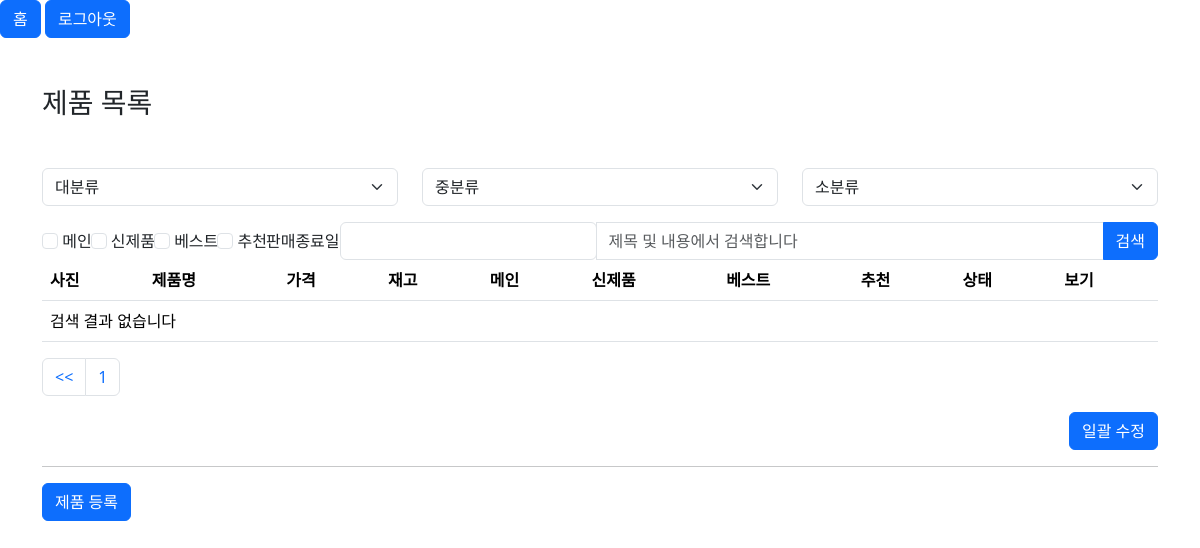
Before: /admin/product/product_list.php?pageNumber=2 (signed in) with the older database file.
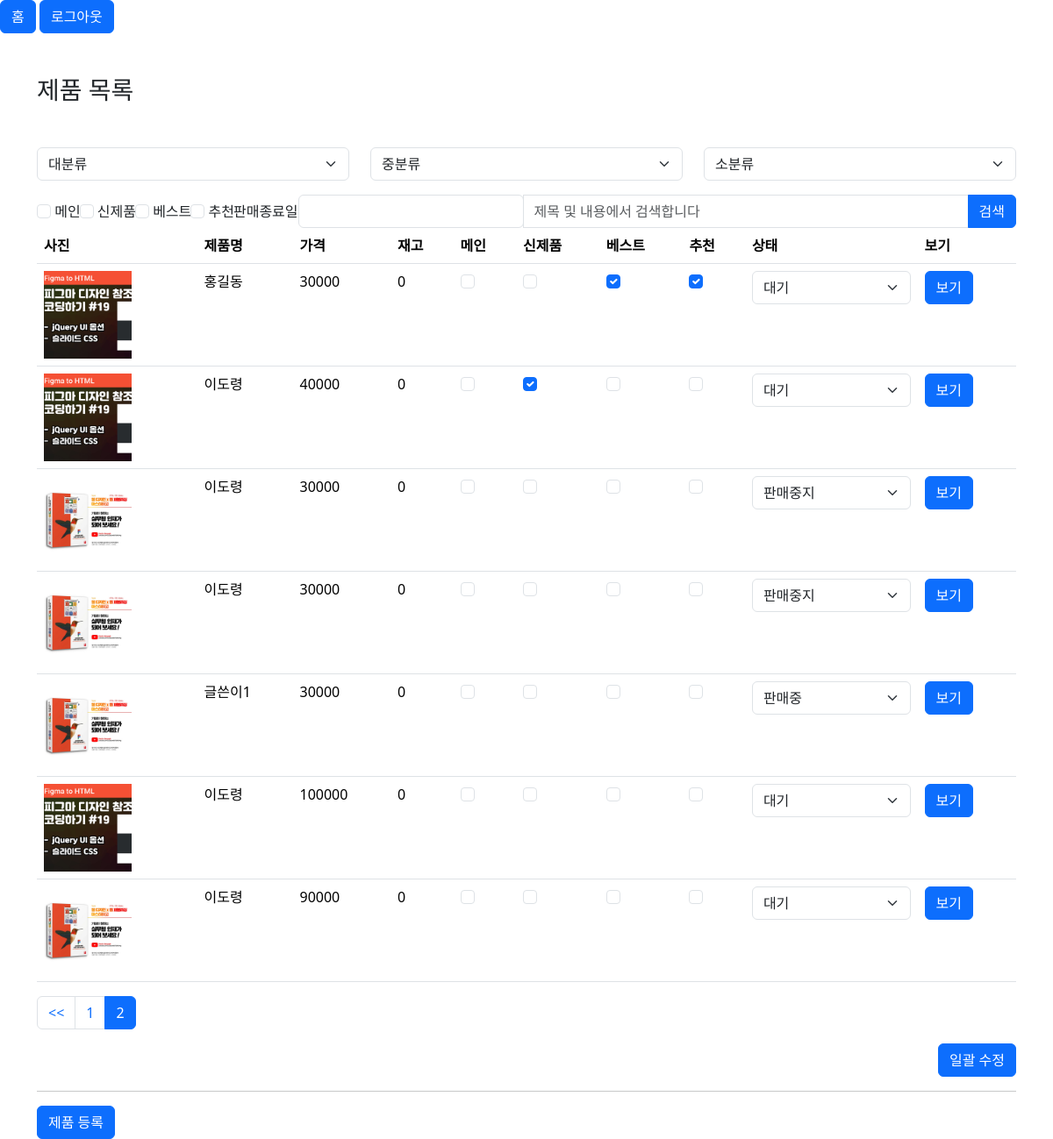
After: the same page with the newer database file.
### tables this page shows
CREATE TABLE `products` (
  `pid` int(11) NOT NULL,
  `name` varchar(500) NOT NULL,
  `cate` varchar(100) DEFAULT NULL,
  `content` text DEFAULT NULL,
  `thumbnail` varchar(100) DEFAULT NULL,
  `price` double DEFAULT NULL,
  `sale_price` double DEFAULT NULL,
  `sale_ratio` double DEFAULT NULL,
  `cnt` int(11) DEFAULT NULL,
  `sale_cnt` int(11) DEFAULT NULL,
  `isnew` tinyint(4) DEFAULT NULL,
  `isbest` tinyint(4) DEFAULT NULL,
  `isrecom` tinyint(4) DEFAULT NULL,
  `ismain` tinyint(4) DEFAULT NULL,
  `locate` tinyint(4) DEFAULT NULL,
  `userid` varchar(100) DEFAULT NULL,
  `sale_end_date` datetime DEFAULT NULL,
  `reg_date` datetime DEFAULT NULL,
  `status` tinyint(4) DEFAULT 0,
  `delivery_fee` double DEFAULT NULL,
  `file_table_id` varchar(50) DEFAULT NULL,
  `option_id` varchar(50) DEFAULT NULL
);

### admin/inc/pagenation.php (called while the page is built, shortened)
<?php
  $pageNumber = $_GET['pageNumber'] ?? 1;
  $pageCount = $_GET['pageCount'] ?? 10;
  $statLimit = ($pageNumber-1)*$pageCount;
  $endLimit = $pageCount;
  $pagesql = "SELECT COUNT(*) as cnt from $pagenationTarget";
  $page_result = $mysqli->query($pagesql);
  $page_row = $page_result->fetch_object();
  $row_num = $page_row->cnt;
  $block_ct = 5;
  $block_num = ceil($pageNumber/$block_ct);
  $block_start = (($block_num -1)*$block_ct) + 1;
  $block_end = $block_start + $block_ct -1;
  $total_page = ceil($row_num/$pageCount);
  if($block_end > $total_page) $block_end = $total_page;
  ?>

### admin/product/product_list.php (the view, shortened to what this page needs)
<?php
  include_once $_SERVER['DOCUMENT_ROOT'].'/abcmall/admin/inc/header.php';
  $pagenationTarget = 'products';
  include_once $_SERVER['DOCUMENT_ROOT'].'/abcmall/admin/inc/pagenation.php';
  $search_where = '';
  $sql = "SELECT * from products where 1=1" ;
  $sql .= $search_where;
  $order = " order by pid desc";
  $limit = " limit $statLimit, $endLimit";
  $query = $sql.$order.$limit;
  $result = $mysqli -> query($query);
  while($rs = $result -> fetch_object()){
    $rsc[] = $rs;
  }
?>
<div class="container">
  <h1 class="h3 mt-5">제품 목록</h1>
  <form action="" class="mt-5" id="search_form">
    <div class="row">
      <div class="col-md-4">
        <select class="form-select" aria-label="Default select example" id="cate1" name="cate1">
          <option selected disabled>대분류</option>
        </select>
      </div>
      <div class="col-md-4">
        <select class="form-select" aria-label="Default select example" id="cate2" name="cate2">
          <option selected disabled>중분류</option>
        </select>
      </div>
      <div class="col-md-4">
        <select class="form-select" aria-label="Default select example" id="cate3" name="cate3">
          <option selected disabled>소분류</option>
        </select>
      </div>
    </div>
    <div class="input-group d-flex g-5 align-items-center mt-3 justify-content-between">
      <span>
        <input class="form-check-input" type="checkbox" value="1" name="ismain" id="ismain">
        <label class="form-check-label" for="ismain">메인</label>
      </span>
      <span>
        <input class="form-check-input" type="checkbox" value="1" name="isnew" id="isnew">
        <label class="form-check-label" for="isnew">신제품</label>
      </span>
      <span>
        <input class="form-check-input" type="checkbox" value="1" name="isbest" id="isbest">
        <label class="form-check-label" for="isbest">베스트</label>
      </span>
      <span>
        <input class="form-check-input" type="checkbox" value="1" name="isrecom" id="isrecom">
        <label class="form-check-label" for="isrecom">추천</label>
      </span>
      <span class="d-flex g-5 align-items-center">
        <label for="end_date">판매종료일</label>
        <input type="text" class="form-control" name="sale_end_date" id="end_date">
      </span>
      <input type="text" class="form-control" name="search_keyword" id="search_keyword" placeholder="제목 및 내용에서 검색합니다">
      <button class="btn btn-primary">검색</button>
    </div>
  </form>
  <form action="plist_update.php" method="GET">
    <table class="table product_list">
      <thead>
        <tr>
          <th scope="col">사진</th>
          <th scope="col">제품명</th>
          <th scope="col">가격</th>
          <th scope="col">재고</th>
          <th scope="col">메인</th>
          <th scope="col">신제품</th>
          <th scope="col">베스트</th>
          <th scope="col">추천</th>
          <th scope="col">상태</th>
          <th scope="col">보기</th>
        </tr>
      </thead>
      <tbody>
          <?php
            if(isset($rsc)){
              foreach($rsc as $item){
            ?>
        <tr>
          <td>
            <img src="<?php echo $item->thumbnail ?>" alt="">
          </td>
          <td><?php echo $item->name ?></td>
          <td><?php echo $item->price ?></td>
          <td><?php echo $item->cnt ?></td>
          <td>
            <input class="form-check-input" type="checkbox" value="<?php echo $item->ismain ?>" <?php if($item->ismain){ echo "checked"; } ?> name="ismain[<?php echo $item->pid ?>]" id="ismain[<?php echo $item->pid ?>]">
          </td>
          <td>
            <input class="form-check-input" type="checkbox" value="<?php echo $item->isnew ?>" <?php if($item->isnew){ echo "checked"; } ?> name="isnew[<?php echo $item->pid ?>]" id="isnew[<?php echo $item->pid ?>]">
          </td>
          <td>
            <input class="form-check-input" type="checkbox" value="<?php echo $item->isbest ?>" <?php if($item->isbest){ echo "checked"; } ?> name="isbest[<?php echo $item->pid ?>]" id="isbest[<?php echo $item->pid ?>]">
        </td>
          <td>
            <input class="form-check-input" type="checkbox" value="<?php echo $item->isrecom ?>" <?php if($item->isrecom){ echo "checked"; } ?> name="isrecom[<?php echo $item->pid ?>]" id="isrecom[<?php echo $item->pid ?>]">
        </td>
          <td>
            <select name="stat[<?php echo $item->pid ?>]" id="stat[<?php echo $item->pid ?>]" class="form-select" aria-label="대기설정 변경">
              <option value="-1"  <?php if($item->status==-1) {echo "selected"; } ?> >판매중지</option>
              <option value="0" <?php if($item->status==0) {echo "selected"; } ?> >대기</option>
              <option value="1"  <?php if($item->status==1) {echo "selected"; } ?> >판매중</option>
            </select>
          </td>
          <td>
          <a href="product_view.php?pid=<?php echo $item->pid ?>" class="btn btn-primary">보기</a>
          </td>
        </tr>
      <?php
          }
        } else {
      ?>
        <tr>
          <td colspan="10"> 검색 결과 없습니다 </td>
        </tr>
        <?php
          }
      ?>
      </tbody>
    </table>
    <nav aria-label="페이지네이션">
      <ul class="pagination">
      <?php
          if($pageNumber>1){
              echo "<li class=\"page-item\"><a class=\"page-link\" href=\"?pageNumber=1\">&lt;&lt;</a></li>";
          }
          for($i=$block_start;$i<=$block_end;$i++){
            if($pageNumber == $i){
                echo "<li class=\"page-item active\" aria-current=\"page\"><a href=\"?pageNumber=$i\" class=\"page-link\">$i</a></li>";
            }else{
                echo "<li class=\"page-item\"><a href=\"?pageNumber=$i\" class=\"page-link\">$i</a></li>";
            }
          }
        ?>
      </ul>
    </nav>
    <div class="d-flex justify-content-end">
      <button class="btn btn-primary">일괄 수정</button>
    </div>
  </form>
<hr>
<a href="product_up.php" class="btn btn-primary">제품 등록</a>
</div>
<?php
  include_once $_SERVER['DOCUMENT_ROOT'].'/abcmall/admin/inc/footer.php';
?>

### admin/inc/header.php (shortened to what this page needs)
<!DOCTYPE html>
<html lang="en">
<head>
  <link href="https://cdn.jsdelivr.net/npm/bootstrap@5.3.1/dist/css/bootstrap.min.css" rel="stylesheet">
  <link rel="stylesheet" href="https://cdnjs.cloudflare.com/ajax/libs/jqueryui/1.13.2/themes/base/jquery-ui.min.css" />
  <link href="/abcmall/admin/css/style.css" rel="stylesheet">
</head>
<body>
<a href="/abcmall/admin/index.php" class="btn btn-primary">홈</a>
<?php
  if(isset($_SESSION['AUID'])){
    if($_SESSION['AUID'] == 'admin'){
  ?>
  <a href="/abcmall/admin/logout.php" class="btn btn-primary">로그아웃</a>
  <?php
    }
  }
?>

### admin/inc/footer.php (shortened to what this page needs)
</body>
</html>

### admin/css/style.css (style rules this page uses)
label { white-space: nowrap; }
.product_list img { width: 100px; }

Changed rows visible on the page:
added products: thumbnail (picture), name "홍길동", price "30000", cnt "0", isbest "☑", isrecom "☑", status+pid "대기"
added products: thumbnail (picture), name "이도령", price "40000", cnt "0", isnew "☑", status+pid "대기"
now on this page (row edited): products: thumbnail (picture), name "이도령", price "30000", cnt "0", status+pid "판매중지"
now on this page (row edited): products: thumbnail (picture), name "이도령", price "30000", cnt "0", status+pid "판매중지"
now on this page (row edited): products: thumbnail (picture), name "글쓴이1", price "30000", cnt "0", status+pid "판매중"
now on this page (row edited): products: thumbnail (picture), name "이도령", price "100000", cnt "0", status+pid "대기"
now on this page (row edited): products: thumbnail (picture), name "이도령", price "90000", cnt "0", status+pid "대기"
Other visible differences:
new list line: "2"
text no longer shown: "검색 결과 없습니다"
